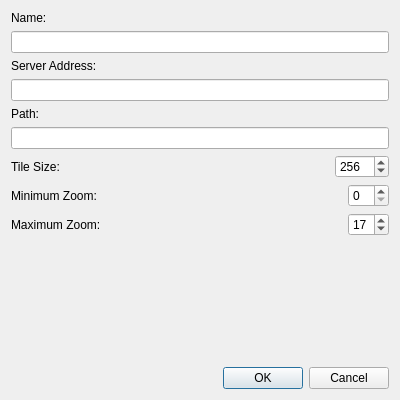
<?xml version="1.0" encoding="UTF-8"?>
<ui version="4.0">
 <class>tileMapAdapterDialog</class>
 <widget class="QDialog" name="tileMapAdapterDialog">
  <property name="geometry">
   <rect>
    <x>0</x>
    <y>0</y>
    <width>400</width>
    <height>400</height>
   </rect>
  </property>
  <property name="windowTitle">
   <string>Dialog</string>
  </property>
  <layout class="QVBoxLayout" name="verticalLayout">
   <item>
    <widget class="QLabel" name="label_2">
     <property name="text">
      <string>Name:</string>
     </property>
     <property name="alignment">
      <set>Qt::AlignLeading|Qt::AlignLeft|Qt::AlignVCenter</set>
     </property>
    </widget>
   </item>
   <item>
    <widget class="QLineEdit" name="nameLineEdit"/>
   </item>
   <item>
    <widget class="QLabel" name="label_3">
     <property name="text">
      <string>Server Address:</string>
     </property>
     <property name="alignment">
      <set>Qt::AlignLeading|Qt::AlignLeft|Qt::AlignVCenter</set>
     </property>
    </widget>
   </item>
   <item>
    <widget class="QLineEdit" name="serverLineEdit"/>
   </item>
   <item>
    <widget class="QLabel" name="label_4">
     <property name="text">
      <string>Path:</string>
     </property>
     <property name="alignment">
      <set>Qt::AlignLeading|Qt::AlignLeft|Qt::AlignVCenter</set>
     </property>
    </widget>
   </item>
   <item>
    <widget class="QLineEdit" name="pathLineEdit"/>
   </item>
   <item>
    <layout class="QHBoxLayout" name="horizontalLayout_3">
     <item>
      <widget class="QLabel" name="label_5">
       <property name="sizePolicy">
        <sizepolicy hsizetype="MinimumExpanding" vsizetype="Preferred">
         <horstretch>0</horstretch>
         <verstretch>0</verstretch>
        </sizepolicy>
       </property>
       <property name="text">
        <string>Tile Size:</string>
       </property>
       <property name="alignment">
        <set>Qt::AlignLeading|Qt::AlignLeft|Qt::AlignVCenter</set>
       </property>
      </widget>
     </item>
     <item>
      <widget class="QSpinBox" name="tileSizeSpinBox">
       <property name="maximum">
        <number>1024</number>
       </property>
       <property name="value">
        <number>256</number>
       </property>
      </widget>
     </item>
    </layout>
   </item>
   <item>
    <layout class="QHBoxLayout" name="horizontalLayout_2">
     <item>
      <widget class="QLabel" name="label_6">
       <property name="sizePolicy">
        <sizepolicy hsizetype="MinimumExpanding" vsizetype="Preferred">
         <horstretch>0</horstretch>
         <verstretch>0</verstretch>
        </sizepolicy>
       </property>
       <property name="text">
        <string>Minimum Zoom:</string>
       </property>
       <property name="alignment">
        <set>Qt::AlignLeading|Qt::AlignLeft|Qt::AlignVCenter</set>
       </property>
      </widget>
     </item>
     <item>
      <widget class="QSpinBox" name="zoomMinimumSpinBox">
       <property name="maximum">
        <number>18</number>
       </property>
      </widget>
     </item>
    </layout>
   </item>
   <item>
    <layout class="QHBoxLayout" name="horizontalLayout">
     <item>
      <widget class="QLabel" name="label_7">
       <property name="sizePolicy">
        <sizepolicy hsizetype="MinimumExpanding" vsizetype="Preferred">
         <horstretch>0</horstretch>
         <verstretch>0</verstretch>
        </sizepolicy>
       </property>
       <property name="text">
        <string>Maximum Zoom:</string>
       </property>
       <property name="alignment">
        <set>Qt::AlignLeading|Qt::AlignLeft|Qt::AlignVCenter</set>
       </property>
      </widget>
     </item>
     <item>
      <widget class="QSpinBox" name="zoomMaxSpinBox">
       <property name="maximum">
        <number>18</number>
       </property>
       <property name="value">
        <number>17</number>
       </property>
      </widget>
     </item>
    </layout>
   </item>
   <item>
    <spacer name="verticalSpacer">
     <property name="orientation">
      <enum>Qt::Vertical</enum>
     </property>
     <property name="sizeHint" stdset="0">
      <size>
       <width>20</width>
       <height>40</height>
      </size>
     </property>
    </spacer>
   </item>
   <item>
    <widget class="QDialogButtonBox" name="buttonBox">
     <property name="orientation">
      <enum>Qt::Horizontal</enum>
     </property>
     <property name="standardButtons">
      <set>QDialogButtonBox::Cancel|QDialogButtonBox::Ok</set>
     </property>
    </widget>
   </item>
  </layout>
 </widget>
 <resources/>
 <connections>
  <connection>
   <sender>buttonBox</sender>
   <signal>accepted()</signal>
   <receiver>tileMapAdapterDialog</receiver>
   <slot>accept()</slot>
   <hints>
    <hint type="sourcelabel">
     <x>248</x>
     <y>254</y>
    </hint>
    <hint type="destinationlabel">
     <x>157</x>
     <y>274</y>
    </hint>
   </hints>
  </connection>
  <connection>
   <sender>buttonBox</sender>
   <signal>rejected()</signal>
   <receiver>tileMapAdapterDialog</receiver>
   <slot>reject()</slot>
   <hints>
    <hint type="sourcelabel">
     <x>316</x>
     <y>260</y>
    </hint>
    <hint type="destinationlabel">
     <x>286</x>
     <y>274</y>
    </hint>
   </hints>
  </connection>
 </connections>
</ui>
